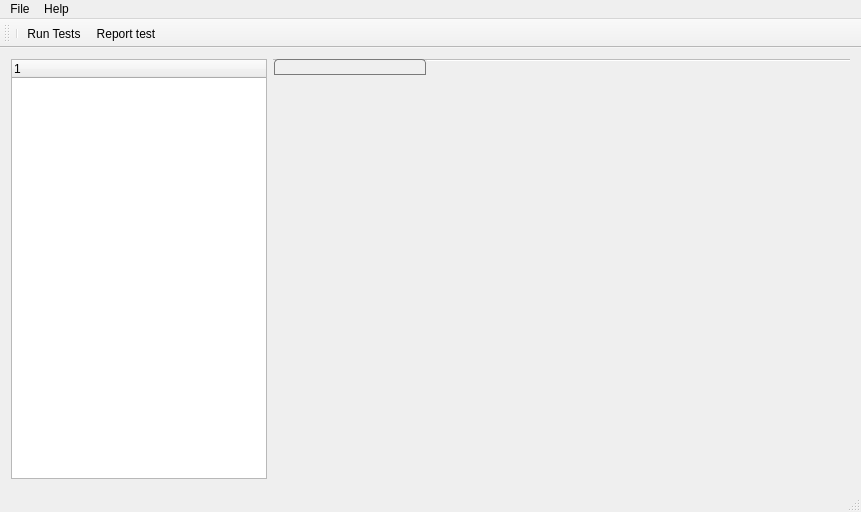
<?xml version="1.0" encoding="UTF-8"?>
<ui version="4.0">
 <author>Ederson Moura &lt;ederson.moura@resource.com.br&gt;</author>
 <class>MainWindow</class>
 <widget class="QMainWindow" name="MainWindow">
  <property name="geometry">
   <rect>
    <x>0</x>
    <y>0</y>
    <width>861</width>
    <height>512</height>
   </rect>
  </property>
  <property name="windowTitle">
   <string>ATM Test Devices</string>
  </property>
  <property name="windowIcon">
   <iconset resource="../images.qrc">
    <normaloff>:/res/images/app-icon.png</normaloff>:/res/images/app-icon.png</iconset>
  </property>
  <property name="styleSheet">
   <string notr="true">QPushButton:hover, QToolButton:hover {
    background: qlineargradient(x1 : 0, y1 : 0, x2 : 0, y2 :   1, stop :   0.0 #ffd9aa, stop : 0.5 #ffbb6e, stop : 0.55 #feae42, stop : 1.0 #fedb74);
}

QTabWidget QWidget {
   background: none;
}

QTabWidget::pane {
    border: 0px;
    top: 0.1em;
    border-width: 1px;
    border-style: solid;
    border-color: grey;
}

QTabBar::tab {
    width: 150px;
    margin-left: 0.5;
    margin-right: 0.5;
    border: 1px solid #7a7a7a;
    border-top-left-radius: 4px;
    border-top-right-radius: 4px;
}

QTreeView {
    background: none;
    color: black;
    font: bold large &quot;Arial&quot;;
    height: 30px;
}

QTreeView::item:selected:active {
    background: qlineargradient(x1:0, y1:0, x2:0, y2:1, stop:0 #797979, stop:0.48 #696969, stop:0.52 #5e5e5e, stop:1 #4f4f4f);
    border-width: 0px;
}

QTreeView::item:selected {
    background: qlineargradient(x1:0, y1:0, x2:0, y2:1, stop:0 #797979, stop:0.48 #696969, stop:0.52 #5e5e5e, stop:1 #4f4f4f);
    border-width: 0px;
    color: white;
}

QTreeView::item:hover {
    background: qlineargradient(x1 : 0, y1 : 0, x2 : 0, y2 :   1, stop :   0.0 #ffd9aa, stop : 0.5 #ffbb6e, stop : 0.55 #feae42, stop : 1.0 #fedb74);
}


QComboBox {
	border: 1px solid #333333;
	border-radius: 3px;
	background: qlineargradient(x1:0, y1:0, x2:0, y2:1, stop:0 #797979, stop:0.48 #696969, stop:0.52 #5e5e5e, stop:1 #4f4f4f);
	padding: 1px 23px 1px 3px;
	min-width: 6em;
    color: white;
    font: bold large &quot;Arial&quot;;
    height: 30px;
}

QComboBox:hover {
     text-decoration: underline;
     background: qlineargradient(x1 : 0, y1 : 0, x2 : 0, y2 :   1, stop :   0.0 #ffd9aa, stop : 0.5 #ffbb6e, stop : 0.55 #feae42, stop :   1.0 #fedb74);
}

QComboBox::drop-down {
	subcontrol-origin: padding;
	subcontrol-position: top right;
	width: 20px;
	border-top-right-radius: 3px;
	border-bottom-right-radius: 3px;
}

QComboBox::down-arrow {
     image: url(:res/images/combo-arrow-down.png);
}

QComboBox QAbstractItemView {
    background-color: #4f4f4f;
    color: white;
   selection-background-color: qlineargradient(x1 : 0, y1 : 0, x2 : 0, y2 :   1, stop :   0.0 #ffd9aa, stop : 0.5 #ffbb6e, stop : 0.55 #feae42, stop : 1.0 #fedb74);
}
 
</string>
  </property>
  <widget class="QWidget" name="centralWidget">
   <layout class="QGridLayout" name="gridLayout_3">
    <item row="0" column="1">
     <widget class="QTabWidget" name="tabWidgetDevices">
      <property name="styleSheet">
       <string notr="true"/>
      </property>
      <property name="currentIndex">
       <number>0</number>
      </property>
      <property name="iconSize">
       <size>
        <width>32</width>
        <height>32</height>
       </size>
      </property>
      <property name="documentMode">
       <bool>true</bool>
      </property>
      <property name="tabsClosable">
       <bool>false</bool>
      </property>
      <widget class="QWidget" name="tab">
       <attribute name="title">
        <string/>
       </attribute>
       <layout class="QGridLayout" name="gridLayout_2">
        <item row="0" column="0">
         <layout class="QGridLayout" name="gridLayout"/>
        </item>
       </layout>
      </widget>
     </widget>
    </item>
    <item row="0" column="0">
     <widget class="QTreeWidget" name="treeWidgetMain">
      <property name="sizePolicy">
       <sizepolicy hsizetype="Minimum" vsizetype="Expanding">
        <horstretch>0</horstretch>
        <verstretch>0</verstretch>
       </sizepolicy>
      </property>
      <property name="styleSheet">
       <string notr="true"/>
      </property>
      <property name="iconSize">
       <size>
        <width>60</width>
        <height>60</height>
       </size>
      </property>
      <column>
       <property name="text">
        <string notr="true">1</string>
       </property>
      </column>
     </widget>
    </item>
   </layout>
  </widget>
  <widget class="QMenuBar" name="menuBar">
   <property name="geometry">
    <rect>
     <x>0</x>
     <y>0</y>
     <width>861</width>
     <height>18</height>
    </rect>
   </property>
   <widget class="QMenu" name="menuFIle">
    <property name="title">
     <string>File</string>
    </property>
    <addaction name="actionWizardMenu"/>
    <addaction name="actionShowReportLogMenu"/>
    <addaction name="separator"/>
    <addaction name="actionCloseMenu"/>
   </widget>
   <widget class="QMenu" name="menuHelp">
    <property name="title">
     <string>Help</string>
    </property>
    <addaction name="actionAboutMenu"/>
   </widget>
   <addaction name="menuFIle"/>
   <addaction name="menuHelp"/>
  </widget>
  <widget class="QToolBar" name="mainToolBar">
   <attribute name="toolBarArea">
    <enum>TopToolBarArea</enum>
   </attribute>
   <attribute name="toolBarBreak">
    <bool>false</bool>
   </attribute>
   <addaction name="separator"/>
   <addaction name="actionWizardBar"/>
   <addaction name="actionShowReportLogBar"/>
  </widget>
  <widget class="QStatusBar" name="statusBar"/>
  <action name="actionWizardBar">
   <property name="icon">
    <iconset resource="../images.qrc">
     <normaloff>:/res/images/wizard-select.png</normaloff>:/res/images/wizard-select.png</iconset>
   </property>
   <property name="text">
    <string>Run Tests</string>
   </property>
   <property name="toolTip">
    <string>Run the automated tests</string>
   </property>
   <property name="statusTip">
    <string>Run the automated tests</string>
   </property>
   <property name="whatsThis">
    <string>Run the automated tests</string>
   </property>
  </action>
  <action name="actionCloseMenu">
   <property name="text">
    <string>&amp;Close</string>
   </property>
   <property name="toolTip">
    <string>Close application</string>
   </property>
   <property name="shortcut">
    <string>Ctrl+Q</string>
   </property>
  </action>
  <action name="actionAboutMenu">
   <property name="text">
    <string>About</string>
   </property>
   <property name="shortcut">
    <string>Ctrl+I</string>
   </property>
  </action>
  <action name="actionShowReportLogBar">
   <property name="icon">
    <iconset resource="../images.qrc">
     <normaloff>:/res/images/report-icon.png</normaloff>:/res/images/report-icon.png</iconset>
   </property>
   <property name="text">
    <string>Report test</string>
   </property>
   <property name="toolTip">
    <string>Report containing the test data</string>
   </property>
   <property name="statusTip">
    <string>Report containing the test data</string>
   </property>
   <property name="whatsThis">
    <string>Report containing the test data</string>
   </property>
  </action>
  <action name="actionShowReportLogMenu">
   <property name="icon">
    <iconset resource="../images.qrc">
     <normaloff>:/res/images/report-icon.png</normaloff>:/res/images/report-icon.png</iconset>
   </property>
   <property name="text">
    <string>Report test</string>
   </property>
   <property name="shortcut">
    <string>Ctrl+L</string>
   </property>
  </action>
  <action name="actionWizardMenu">
   <property name="icon">
    <iconset resource="../images.qrc">
     <normaloff>:/res/images/wizard-select.png</normaloff>:/res/images/wizard-select.png</iconset>
   </property>
   <property name="text">
    <string>Run Tests</string>
   </property>
   <property name="shortcut">
    <string>Ctrl+R</string>
   </property>
  </action>
 </widget>
 <layoutdefault spacing="6" margin="11"/>
 <resources>
  <include location="../images.qrc"/>
 </resources>
 <connections/>
</ui>
